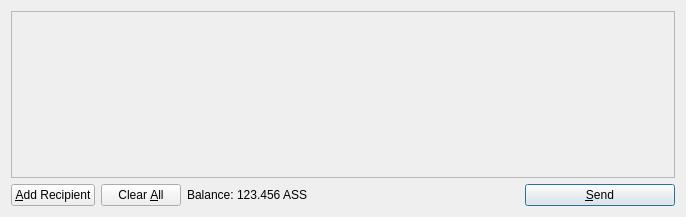
<?xml version="1.0" encoding="UTF-8"?>
<ui version="4.0">
 <class>SendCoinsDialog</class>
 <widget class="QDialog" name="SendCoinsDialog">
  <property name="geometry">
   <rect>
    <x>0</x>
    <y>0</y>
    <width>686</width>
    <height>217</height>
   </rect>
  </property>
  <property name="windowTitle">
   <string>Send Coins</string>
  </property>
  <layout class="QVBoxLayout" name="verticalLayout">
   <item>
    <widget class="QScrollArea" name="scrollArea">
     <property name="widgetResizable">
      <bool>true</bool>
     </property>
     <widget class="QWidget" name="scrollAreaWidgetContents">
      <property name="geometry">
       <rect>
        <x>0</x>
        <y>0</y>
        <width>666</width>
        <height>165</height>
       </rect>
      </property>
      <layout class="QVBoxLayout" name="verticalLayout_2">
       <property name="margin">
        <number>0</number>
       </property>
       <item>
        <layout class="QVBoxLayout" name="entries">
         <property name="spacing">
          <number>6</number>
         </property>
        </layout>
       </item>
       <item>
        <spacer name="verticalSpacer">
         <property name="orientation">
          <enum>Qt::Vertical</enum>
         </property>
         <property name="sizeHint" stdset="0">
          <size>
           <width>20</width>
           <height>40</height>
          </size>
         </property>
        </spacer>
       </item>
      </layout>
     </widget>
    </widget>
   </item>
   <item>
    <layout class="QHBoxLayout" name="horizontalLayout">
     <item>
      <widget class="QPushButton" name="addButton">
       <property name="toolTip">
        <string>Send to multiple recipients at once</string>
       </property>
       <property name="text">
        <string>&amp;Add Recipient</string>
       </property>
       <property name="icon">
        <iconset resource="../bitcoin.qrc">
         <normaloff>:/icons/add</normaloff>:/icons/add</iconset>
       </property>
       <property name="autoDefault">
        <bool>false</bool>
       </property>
      </widget>
     </item>
     <item>
      <widget class="QPushButton" name="clearButton">
       <property name="sizePolicy">
        <sizepolicy hsizetype="Minimum" vsizetype="Fixed">
         <horstretch>0</horstretch>
         <verstretch>0</verstretch>
        </sizepolicy>
       </property>
       <property name="toolTip">
        <string>Remove all transaction fields</string>
       </property>
       <property name="text">
        <string>Clear &amp;All</string>
       </property>
       <property name="icon">
        <iconset resource="../bitcoin.qrc">
         <normaloff>:/icons/remove</normaloff>:/icons/remove</iconset>
       </property>
       <property name="autoRepeatDelay">
        <number>300</number>
       </property>
       <property name="autoDefault">
        <bool>false</bool>
       </property>
      </widget>
     </item>
     <item>
      <layout class="QHBoxLayout" name="horizontalLayout_2">
       <property name="spacing">
        <number>3</number>
       </property>
       <item>
        <widget class="QLabel" name="label">
         <property name="text">
          <string>Balance:</string>
         </property>
        </widget>
       </item>
       <item>
        <widget class="QLabel" name="labelBalance">
         <property name="cursor">
          <cursorShape>IBeamCursor</cursorShape>
         </property>
         <property name="text">
          <string>123.456 ASS</string>
         </property>
         <property name="textInteractionFlags">
          <set>Qt::LinksAccessibleByMouse|Qt::TextSelectableByKeyboard|Qt::TextSelectableByMouse</set>
         </property>
        </widget>
       </item>
      </layout>
     </item>
     <item>
      <spacer name="horizontalSpacer">
       <property name="orientation">
        <enum>Qt::Horizontal</enum>
       </property>
       <property name="sizeHint" stdset="0">
        <size>
         <width>40</width>
         <height>20</height>
        </size>
       </property>
      </spacer>
     </item>
     <item>
      <widget class="QPushButton" name="sendButton">
       <property name="minimumSize">
        <size>
         <width>150</width>
         <height>0</height>
        </size>
       </property>
       <property name="toolTip">
        <string>Confirm the send action</string>
       </property>
       <property name="text">
        <string>&amp;Send</string>
       </property>
       <property name="icon">
        <iconset resource="../bitcoin.qrc">
         <normaloff>:/icons/send</normaloff>:/icons/send</iconset>
       </property>
       <property name="default">
        <bool>true</bool>
       </property>
      </widget>
     </item>
    </layout>
   </item>
  </layout>
 </widget>
 <resources>
  <include location="../bitcoin.qrc"/>
 </resources>
 <connections/>
</ui>
